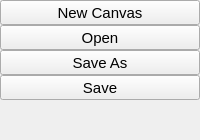
        <widget class="QWidget" name="menuPage">
         <property name="accessibleName">
          <string>shortcut</string>
         </property>
         <layout class="QVBoxLayout" name="verticalLayout_3">
          <property name="spacing">
           <number>0</number>
          </property>
          <property name="leftMargin">
           <number>0</number>
          </property>
          <property name="topMargin">
           <number>0</number>
          </property>
          <property name="rightMargin">
           <number>0</number>
          </property>
          <property name="bottomMargin">
           <number>0</number>
          </property>
          <item>
           <widget class="QToolButton" name="newtab">
            <property name="sizePolicy">
             <sizepolicy hsizetype="Preferred" vsizetype="Fixed">
              <horstretch>0</horstretch>
              <verstretch>0</verstretch>
             </sizepolicy>
            </property>
            <property name="font">
             <font>
              <pointsize>11</pointsize>
             </font>
            </property>
            <property name="focusPolicy">
             <enum>Qt::NoFocus</enum>
            </property>
            <property name="styleSheet">
             <string notr="true"/>
            </property>
            <property name="text">
             <string>New Canvas</string>
            </property>
            <property name="icon">
             <iconset resource="icons.qrc">
              <normaloff>:/icons/new_page.svg</normaloff>:/icons/new_page.svg</iconset>
            </property>
            <property name="iconSize">
             <size>
              <width>22</width>
              <height>22</height>
             </size>
            </property>
            <property name="toolButtonStyle">
             <enum>Qt::ToolButtonTextBesideIcon</enum>
            </property>
           </widget>
          </item>
          <item>
           <widget class="QToolButton" name="open">
            <property name="sizePolicy">
             <sizepolicy hsizetype="Preferred" vsizetype="Fixed">
              <horstretch>0</horstretch>
              <verstretch>0</verstretch>
             </sizepolicy>
            </property>
            <property name="font">
             <font>
              <pointsize>11</pointsize>
             </font>
            </property>
            <property name="focusPolicy">
             <enum>Qt::NoFocus</enum>
            </property>
            <property name="text">
             <string>Open</string>
            </property>
            <property name="icon">
             <iconset resource="icons.qrc">
              <normaloff>:/icons/folder.svg</normaloff>:/icons/folder.svg</iconset>
            </property>
            <property name="iconSize">
             <size>
              <width>22</width>
              <height>22</height>
             </size>
            </property>
            <property name="toolButtonStyle">
             <enum>Qt::ToolButtonTextBesideIcon</enum>
            </property>
           </widget>
          </item>
          <item>
           <widget class="QToolButton" name="saveas">
            <property name="sizePolicy">
             <sizepolicy hsizetype="Preferred" vsizetype="Fixed">
              <horstretch>0</horstretch>
              <verstretch>0</verstretch>
             </sizepolicy>
            </property>
            <property name="font">
             <font>
              <pointsize>11</pointsize>
             </font>
            </property>
            <property name="focusPolicy">
             <enum>Qt::NoFocus</enum>
            </property>
            <property name="text">
             <string>Save As</string>
            </property>
            <property name="icon">
             <iconset resource="icons.qrc">
              <normaloff>:/icons/save.svg</normaloff>:/icons/save.svg</iconset>
            </property>
            <property name="iconSize">
             <size>
              <width>22</width>
              <height>22</height>
             </size>
            </property>
            <property name="toolButtonStyle">
             <enum>Qt::ToolButtonTextBesideIcon</enum>
            </property>
           </widget>
          </item>
          <item>
           <widget class="QToolButton" name="save">
            <property name="sizePolicy">
             <sizepolicy hsizetype="Preferred" vsizetype="Fixed">
              <horstretch>0</horstretch>
              <verstretch>0</verstretch>
             </sizepolicy>
            </property>
            <property name="font">
             <font>
              <pointsize>11</pointsize>
             </font>
            </property>
            <property name="focusPolicy">
             <enum>Qt::NoFocus</enum>
            </property>
            <property name="text">
             <string>Save</string>
            </property>
            <property name="icon">
             <iconset resource="icons.qrc">
              <normaloff>:/icons/save.svg</normaloff>:/icons/save.svg</iconset>
            </property>
            <property name="iconSize">
             <size>
              <width>22</width>
              <height>22</height>
             </size>
            </property>
            <property name="toolButtonStyle">
             <enum>Qt::ToolButtonTextBesideIcon</enum>
            </property>
           </widget>
          </item>
          <item>
           <spacer name="verticalSpacer_3">
            <property name="orientation">
             <enum>Qt::Vertical</enum>
            </property>
            <property name="sizeHint" stdset="0">
             <size>
              <width>20</width>
              <height>40</height>
             </size>
            </property>
           </spacer>
          </item>
         </layout>
        </widget>
